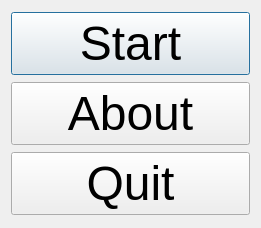
<?xml version="1.0" encoding="UTF-8"?>
<ui version="4.0">
 <class>QtFunctionPlotterMenuDialog</class>
 <widget class="QDialog" name="QtFunctionPlotterMenuDialog">
  <property name="geometry">
   <rect>
    <x>0</x>
    <y>0</y>
    <width>261</width>
    <height>228</height>
   </rect>
  </property>
  <property name="font">
   <font>
    <pointsize>36</pointsize>
   </font>
  </property>
  <property name="windowTitle">
   <string>FunctionPlotter</string>
  </property>
  <layout class="QVBoxLayout" name="verticalLayout">
   <item>
    <widget class="QPushButton" name="button_start">
     <property name="text">
      <string>Start</string>
     </property>
    </widget>
   </item>
   <item>
    <widget class="QPushButton" name="button_about">
     <property name="text">
      <string>About</string>
     </property>
    </widget>
   </item>
   <item>
    <widget class="QPushButton" name="button_quit">
     <property name="text">
      <string>Quit</string>
     </property>
    </widget>
   </item>
  </layout>
 </widget>
 <layoutdefault spacing="6" margin="11"/>
 <resources/>
 <connections/>
</ui>
